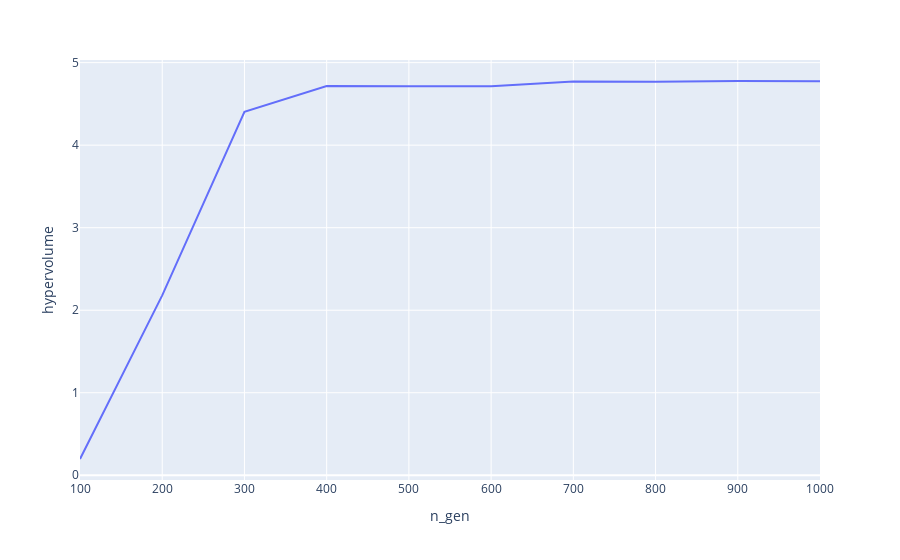
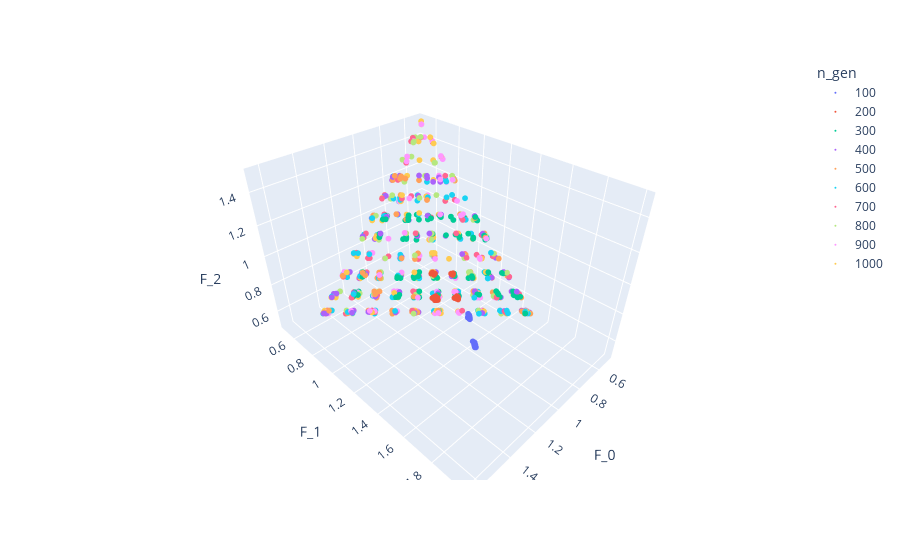
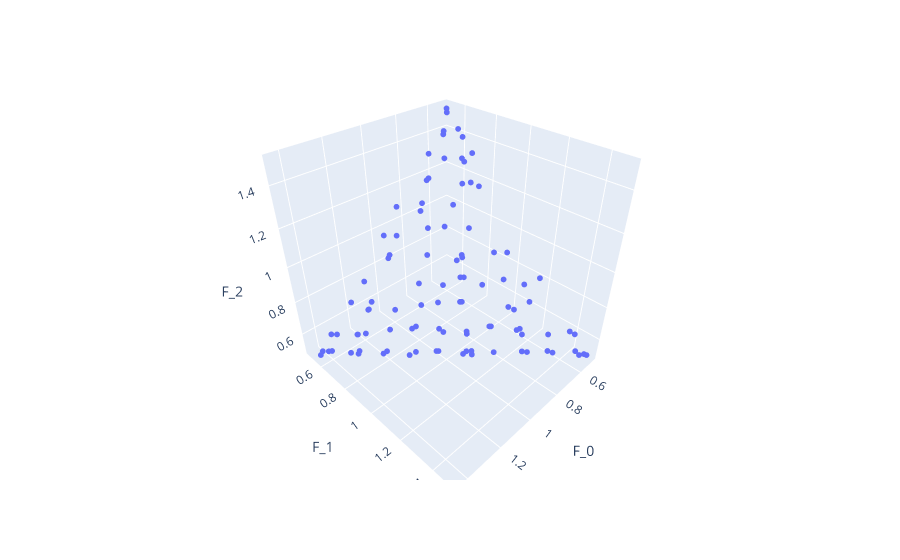

Source (notebook cell) for these figures, in order:
### Code cell
nsga2 = MultiObjective(
    problem,
    algorithm,
    SaveHistoryEach(100),
    termination
)

nsga2.visulualize_hypervolume_progress()
nsga2.visulualize_F_progress()
nsga2.visulualize_result()
